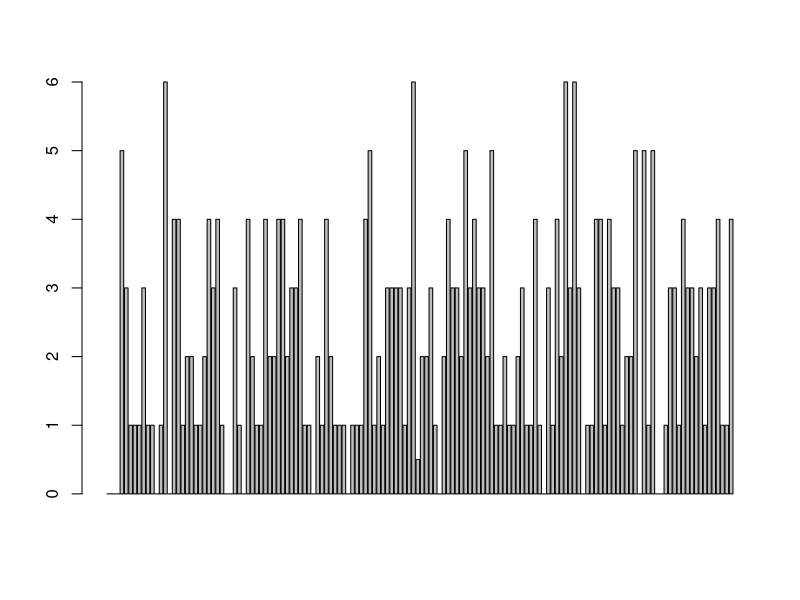
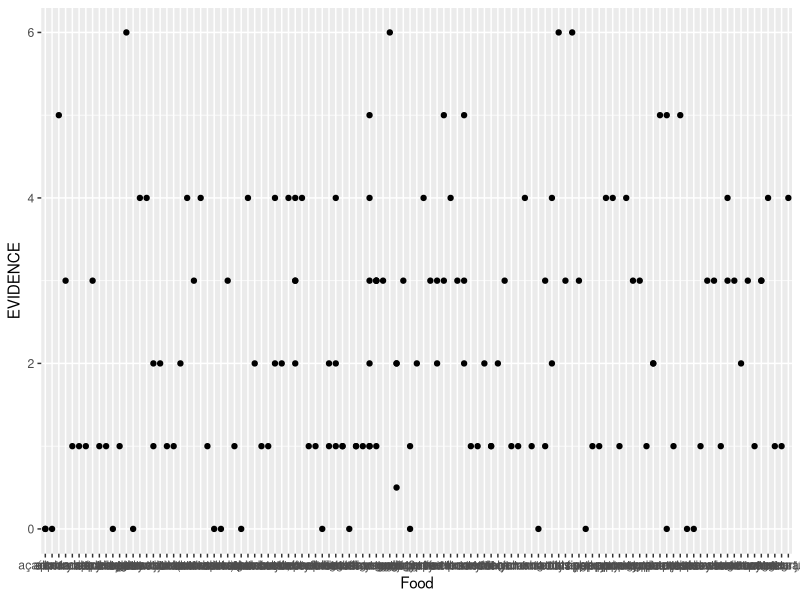
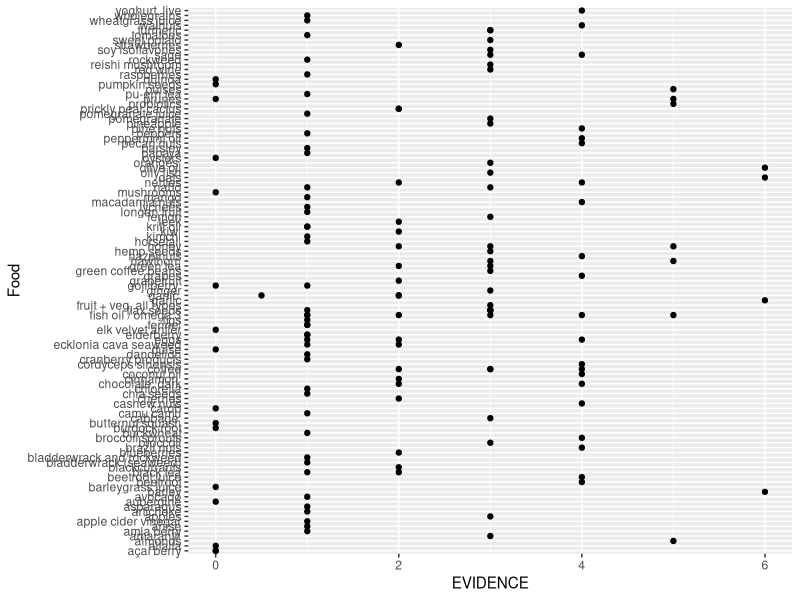

These figures' R source, in order: (Note: this script raises an error after producing the figures.)

## ----opts----------------------------------------------------------------
#library(RCurl)
library(knitr)
library(ggplot2)


## ----loaddata------------------------------------------------------------
# read data
# skip first 3 rows, then import first row as header
superfoods <- read.csv("Superfood.csv", skip = 3, header = FALSE)
superfoods_header <- read.csv("Superfood.csv", skip = 1, nrow = 1, header = FALSE, stringsAsFactors = FALSE)
colnames(superfoods) <- superfoods_header

# For a challenge, download data from GoogleDocs using RCurl
# skip first 3 rows, then import first row as header
#myCSV <- getURL("https://docs.google.com/spreadsheet/pub?key=0Ar5IymziRJ_9dDl1aTdSRlZKakpnNXVjT2ZmVzdaQ1E&single=true&gid=2&output=csv")
#superfoods <- read.csv(textConnection(myCSV), skip = 3, header = FALSE, stringsAsFactors = FALSE)
#dim(superfoods)
#superfoods_header <- read.csv(textConnection(myCSV), nrows = 1, stringsAsFactors = FALSE)
#colnames(superfoods) <- superfoods_header


## ----explore-------------------------------------------------------------
dim(superfoods)
superfoods[1:5,1:10]
superfoods[1:5,11:20]

superdata <- superfoods[ , c("Food", "alternative name", "EVIDENCE", "condition", "HEALTH CONDITION", "TYPE", "One to watch", "POPULARITY", "NO OF STUDIES WE EXAMINED", "SCIENTIFIC INTEREST")]
str(superdata)


## ----, fig.align='center'------------------------------------------------
# base plot
barplot(superdata$EVIDENCE)

# point plot
p <- ggplot(superdata, aes(Food, EVIDENCE))
p + geom_point()

p <- ggplot(superdata, aes(EVIDENCE, Food))
p + geom_point()


## ----close---------------------------------------------------------------
sessionInfo()
purl("superfoods_gamestorm.Rmd")


